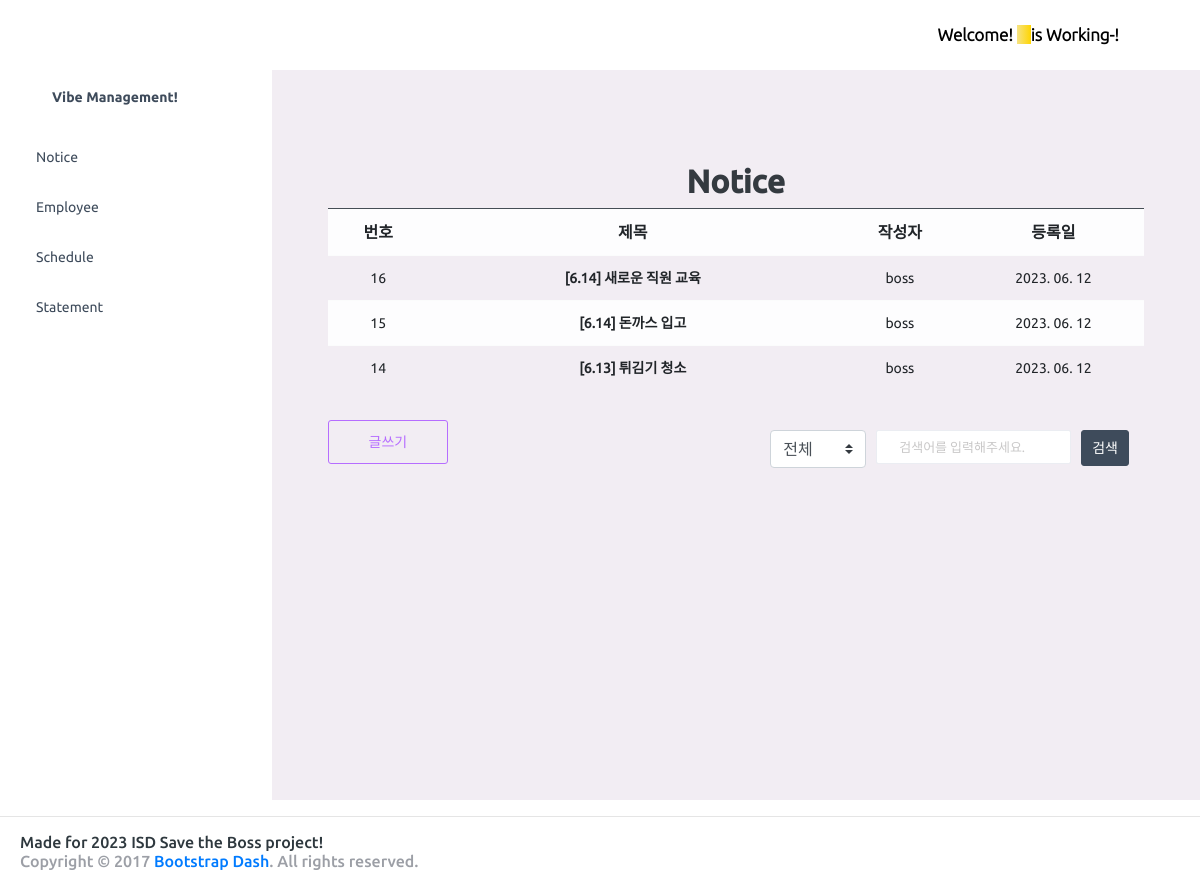
Screenshot of /mgmt/ with the database file from the repository.
### management/models.py (models this page shows, shortened)
class Notice(models.Model):
    not_id = models.AutoField(primary_key=True)
    not_writer = models.CharField(max_length=128, verbose_name='작성자')
    not_title = models.CharField(max_length=128, verbose_name='제목')
    not_content = models.TextField(verbose_name='내용')
    not_date = models.DateTimeField(auto_now_add=True,verbose_name='등록시간')

### management/views.py (the view, shortened to what this page needs)
# urls.py: path('', views.NoticeListView.as_view(), name='notice_list'),
class NoticeListView(ListView):
    model = Notice
    paginate_by = 10
    template_name = 'notice/notice_list.html'
    context_object_name = 'notice_list'
    def get_queryset(self):
        search_keyword = self.request.GET.get('q', '')
        search_type = self.request.GET.get('type', '')
        notice_list = Notice.objects.order_by('-not_id')
        return notice_list
    def get_context_data(self, **kwargs):
        context = super().get_context_data(**kwargs)
        paginator = context['paginator']
        page_numbers_range = 5
        max_index = len(paginator.page_range)
        page = self.request.GET.get('page')
        current_page = int(page) if page else 1
        start_index = int((current_page - 1) / page_numbers_range) * page_numbers_range
        end_index = start_index + page_numbers_range
        if end_index >= max_index:
            end_index = max_index
        page_range = paginator.page_range[start_index:end_index]
        context['page_range'] = page_range
        search_keyword = self.request.GET.get('q', '')
        search_type = self.request.GET.get('type', '')
        if len(search_keyword) > 1:
            context['q'] = search_keyword
        context['type'] = search_type
        return context

### templates/notice/notice_list.html (shortened to what this page needs)
{% extends "index/base.html" %}
{% block content %}
<body>
    <div class="container">
        <div class="row mt-5">
            <div class="col-12">
                <h3 style="font-weight: bold; font-size: 2rem;"><center>Notice</center></h3>
            </div>
        </div>
        <div>
        <center>
            <table class="table table-light table-striped" >
                <thead style="border-top: 1px solid #454d55;">
                    <tr class="text-center" >
                        <th style="font-weight: bold; font-size: 16px;">번호</th>
                        <th style="font-weight: bold; font-size: 16px;">제목</th>
                        <th style="font-weight: bold; font-size: 16px;">작성자</th>
                        <th style="font-weight: bold; font-size: 16px;">등록일</th>
                    </tr>
                </thead>
                <tbody style="margin: 10px;">
                    {% if notice_list %}
                    {% for notice in notice_list %}
                    <tr class="text-center" style="cursor:pointer;" onclick="location.href='/mgmt/notice_detail/{{ notice.not_id }}/'">
                        <td style="font-weight: 500;">{{ notice.not_id }}</td>
                        <td class="text-center" style="width:50%; font-weight: 600;"><a id="notice-{{ notice.not_id }}">{{ notice.not_title|truncatechars:30 }}</a></td>
                        <td style="font-weight: 500;">{{ notice.not_writer }}</td>
                        <td style="font-weight: 500;">{{ notice.not_date|date:'Y. m. d' }}</td>
                    </tr>
                    {% endfor %}
                    {% endif %}
                </tbody>
            </table>
        </center>
        </div>
        <div style="margin-top: 30px;">
            <form action="" method="GET">
                <div class="col">
                    <div style="float: right;" class="form-row">
                        <div class="form-row">
                            <div class="col" style="margin-top: 10px;">
                                <select style="width: 6em;" class="custom-select custom-select-md" name="type">
                                    <option value="all">전체</option>
                                </select>
                            </div>
                            <div class="col" style="margin-top: 10px;">
                                <input type="text" name="q" value="{{ q }}" class="form-control form-control-md"
                                    style="width: 15em;" placeholder="검색어를 입력해주세요.">
                            </div>
                            <div class="col" style="margin-top: 10px;">
                                <button class="btn btn-dark" style="padding:10px" type="submit" id="search_btn">검색</button>
                            </div>
                        </div>
                    </div>
                </div>
            </form>
            <div>
                <div>
                    <a href="{% url 'notice_write' %}" id="write_btn" class="btn btn-outline-primary">글쓰기</a>
                </div>
            </div>
            <br>
            <br><br><br>
        </div>
    </div>
</body>
{% endblock %}

### rows the page displays
Notice: not_id "16", not_title "[6.14] 새로운 직원 교육", not_writer "boss", not_date "2023. 06. 12"
Notice: not_id "15", not_title "[6.14] 돈까스 입고", not_writer "boss", not_date "2023. 06. 12"
Notice: not_id "14", not_title "[6.13] 튀김기 청소", not_writer "boss", not_date "2023. 06. 12"
